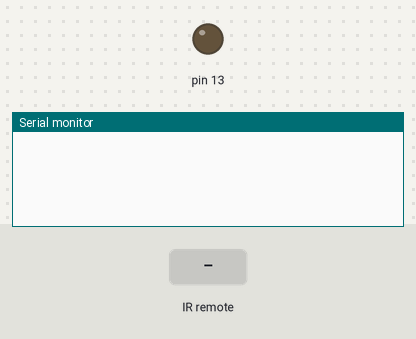
Recording of a sketch running on a simulated Arduino Uno, built with avr-gcc and run on an emulated ATmega328P. Shown: output pins drawn as LEDs (lit = HIGH), the last lines printed to the serial monitor. The inputs (shaded band) are chosen by the test bench.

Above: at 1.2 s.
1.3 s: infrared code 0x3D9AE3F7 received
At 2.2 s:
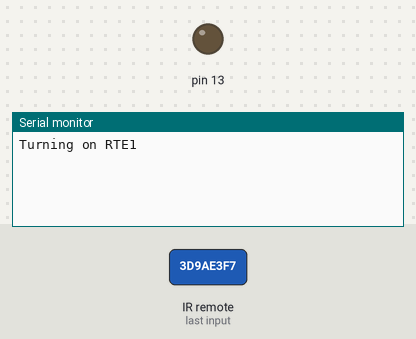
2.8 s: infrared code 0x488F3CBB received
At 3.4 s:
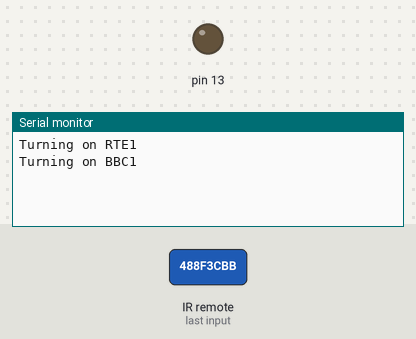
4.3 s: infrared code 0x27CC6813 received
At 5.7 s:
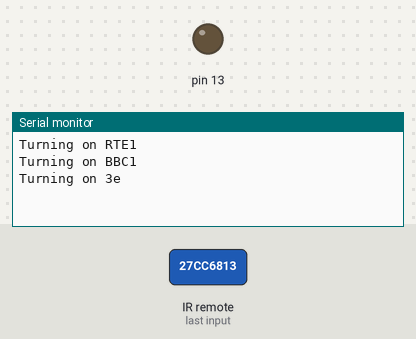

Measured:
- after the input at 1.3 s, the serial monitor: prints a new line at once (image 1)
- after the input at 2.8 s, the serial monitor: prints a new line at once (image 2)
- after the input at 4.3 s, the serial monitor: prints a new line at once (image 3)

The sketch:

IRSensor.ino
```cpp
#include<IRremote.h>
int RECV_PIN=11;
IRrecv irrecv(RECV_PIN);
decode_results results;


void setup() {
  // put your setup code here, to run once:
  Serial.begin(9600);
  pinMode(13, OUTPUT);
  irrecv.enableIRIn();

}

void loop() {
  // put your main code here, to run repeatedly:
  if(irrecv.decode(&results)){
     //Serial.println(results.value, DEC);

     switch(results.value){
       case 1033561079:
         Serial.println("Turning on RTE1");
         break;
       case 1217346747:
         Serial.println("Turning on BBC1");
         break;
         case 667707411:
         Serial.println("Turning on 3e");
         break;
       default:
         Serial.println("Sorry. I didn't understand.");
         Serial.print("The IR code is ");
         Serial.println(results.value);
       break;

    }
    irrecv.resume();
  }
}
```
